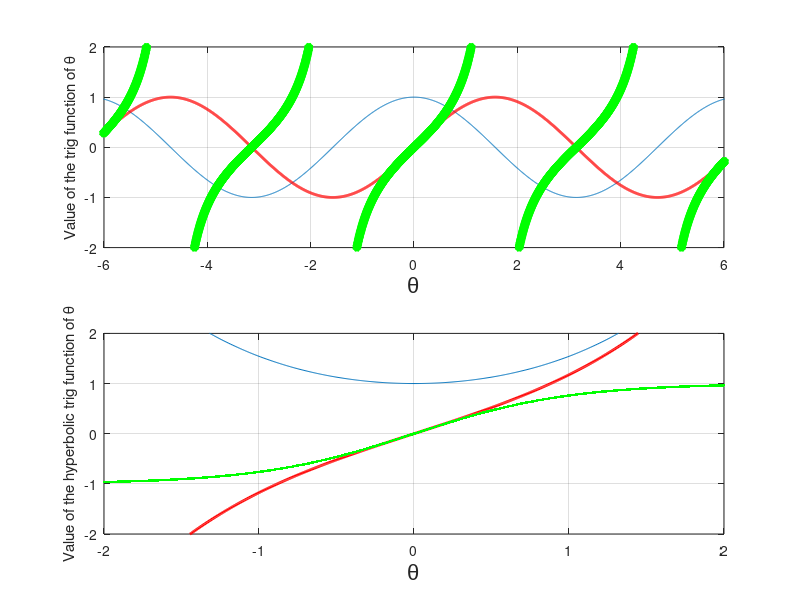

Write MATLAB code to recreate this figure.
clc,close all,clear all

theta = -2*pi:2*pi/1000:2*pi;
a = cos(theta);
b = sin(theta);
c = tan(theta);

ah = cosh(theta);
bh = sinh(theta);
ch = tanh(theta);


% Plot of cosine and sine of an angle 'theta'
figure
subplot(2,1,1)
plot(theta,a),hold on
plot(theta,b,'r','linewidth',2)
plot(theta,c,'g*','linewidth',3)
xlabel('\theta','FontName','Arial','FontSize',16)
ylabel('Value of the trig function of \theta')
set(gca,'YLim',[-2 2],'XLim',[-6 6])
grid on

subplot(2,1,2)
plot(theta,ah),hold on
plot(theta,bh,'r','linewidth',2)
plot(theta,ch,'g.','linewidth',1)
xlabel('\theta','FontName','Arial','FontSize',16)
ylabel('Value of the hyperbolic trig function of \theta')
set(gca,'YLim',[-2 2],'XLim',[-2 2])
grid on